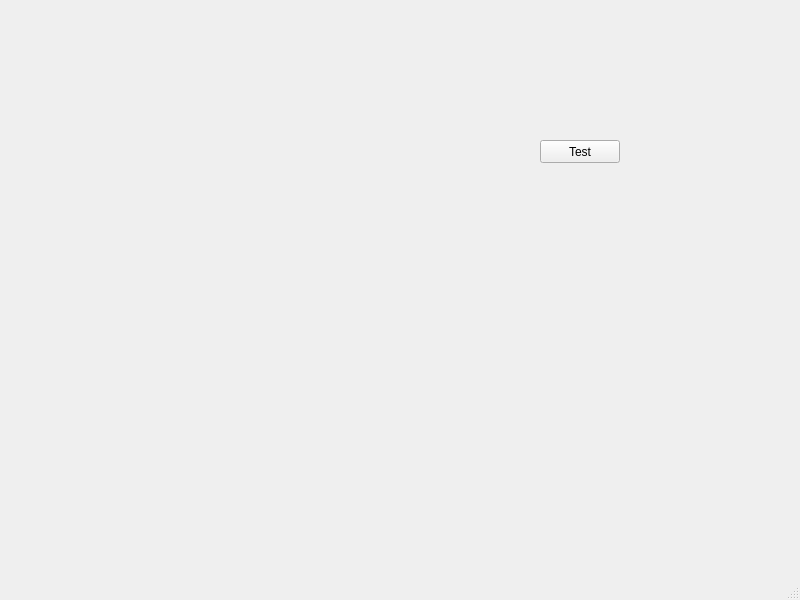
<?xml version="1.0" encoding="UTF-8"?>
<ui version="4.0">
 <class>MainWindow</class>
 <widget class="QMainWindow" name="MainWindow">
  <property name="geometry">
   <rect>
    <x>0</x>
    <y>0</y>
    <width>800</width>
    <height>600</height>
   </rect>
  </property>
  <property name="windowTitle">
   <string>LEDServer</string>
  </property>
  <widget class="QWidget" name="centralwidget">
   <widget class="QPushButton" name="pushButton">
    <property name="geometry">
     <rect>
      <x>540</x>
      <y>140</y>
      <width>80</width>
      <height>23</height>
     </rect>
    </property>
    <property name="text">
     <string>Test</string>
    </property>
   </widget>
  </widget>
  <widget class="QMenuBar" name="menubar">
   <property name="geometry">
    <rect>
     <x>0</x>
     <y>0</y>
     <width>800</width>
     <height>20</height>
    </rect>
   </property>
  </widget>
  <widget class="QStatusBar" name="statusbar"/>
 </widget>
 <resources/>
 <connections/>
</ui>
